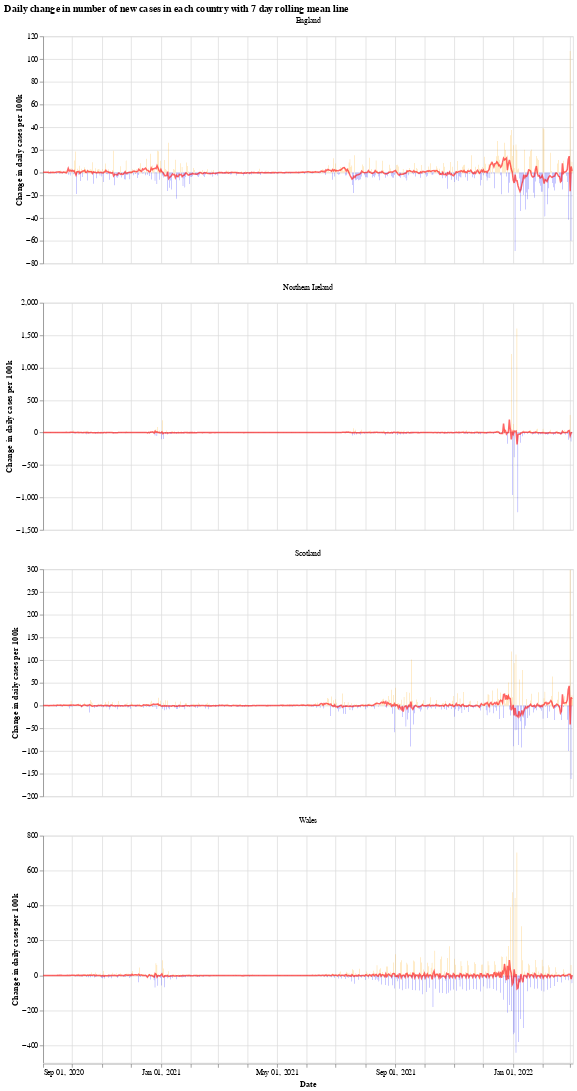

The notebook cell saved with this chart:
### Markdown cell above
We will use the Python library `Altair` for visualising the data, see the [altair docs](https://altair-viz.github.io/) for more information.

First we have a graph which shows the daily change in the number of new cases for each country. This number jumps up and down all over the place, which is likely due to delay in reporting of new cases over the weekend. Another interesting thing is that it looks like the daily cases in Wales experienced a much shorter period of calm over the summer (calm in the sense of daily cases not jumping up and down).

The orange bars are days when the number of new cases (per 100k population) was more than the previous day, while the blue are days when the number of new cases dropped. The red line is the 7 day moving average. 

When the moving average line is below 0, it means that there is a consistent drop in new cases. We can see this clearly happening around the times that lockdowns were introduced (though, to varying degrees). I will update the graphs soon with a marker of when each lockdown started.

### Code cell
# collapse
import altair as alt

bars = alt.Chart(uk_cases).mark_bar().encode(
    x=alt.X("yearmonthdate(date):T", axis=alt.Axis(title='Date')),
    y=alt.Y("casesChangeRate:Q", axis=alt.Axis(title='Change in daily cases per 100k')),
    tooltip='casesChange',
    color=alt.condition(
        alt.datum.casesChangeRate > 0,
        alt.value("orange"),  # The positive color
        alt.value("blue")  # The negative color
    )
).properties(title='Daily change in number of new cases with 7 day rolling mean',width=700).interactive()

line = alt.Chart(uk_cases).mark_line(
    color='red',
    size=2,
    opacity=0.6
).transform_window(
    rolling_mean='mean(casesChangeRate)',
    frame=[0, 7],
    groupby=['areaName']
).encode(
    x='yearmonthdate(date):T',
    y='rolling_mean:Q'
)

alt.layer(bars, line, data=uk_cases).facet(alt.Column(
    'areaName', title=''), columns=1).resolve_scale(y='independent').properties(title='Daily change in number of new cases in each country with 7 day rolling mean line')

### Figure 1 — Vega-Lite specification as saved in the notebook (floating-point values rounded to 4 significant figures; data arrays with more than 128 entries replaced by an {"elided": "..."} marker saying what was removed)
{"config": {"view": {"continuousWidth": 400, "continuousHeight": 300}}, "data": {"name": "data-4689d7dd066d1e4883389a8d49ed6728"}, "facet": {"type": "nominal", "field": "areaName", "title": ""}, "spec": {"layer": [{"mark": "bar", "encoding": {"color": {"condition": {"value": "orange", "test": "(datum.casesChangeRate > 0)"}, "value": "blue"}, "tooltip": {"type": "quantitative", "field": "casesChange"}, "x": {"type": "temporal", "axis": {"title": "Date"}, "field": "date", "timeUnit": "yearmonthdate"}, "y": {"type": "quantitative", "axis": {"title": "Change in daily cases per 100k"}, "field": "casesChangeRate"}}, "selection": {"selector001": {"type": "interval", "bind": "scales", "encodings": ["x", "y"]}}, "title": "Daily change in number of new cases with 7 day rolling mean", "width": 700}, {"mark": {"type": "line", "color": "red", "opacity": 0.6, "size": 2}, "encoding": {"x": {"type": "temporal", "field": "date", "timeUnit": "yearmonthdate"}, "y": {"type": "quantitative", "field": "rolling_mean"}}, "transform": [{"window": [{"op": "mean", "field": "casesChangeRate", "as": "rolling_mean"}], "frame": [0, 7], "groupby": ["areaName"]}]}]}, "columns": 1, "resolve": {"scale": {"y": "independent"}}, "title": "Daily change in number of new cases in each country with 7 day rolling mean line", "$schema": "https://vega.github.io/schema/vega-lite/v4.8.1.json", "datasets": {"data-4689d7dd066d1e4883389a8d49ed6728": {"elided": "2196 records"}}}
